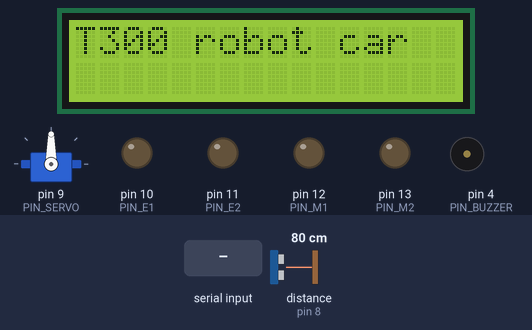
Simulated run of this sketch. Board: Arduino Mega 2560, built with avr-gcc and run on an emulated ATmega2560. Shown: servo, 16×2 character LCD, output pins drawn as LEDs (lit = HIGH), buzzer (waves = sounding, pin HIGH). The inputs (shaded band) are chosen by the test bench; at power-on: distance to the obstacle (sensor on pin 8) 80 cm. The echo pulse lasts 58.3 µs per cm.

Above: at 1.4 s.
1.5 s: "M" received over the second serial link
At 2.8 s:
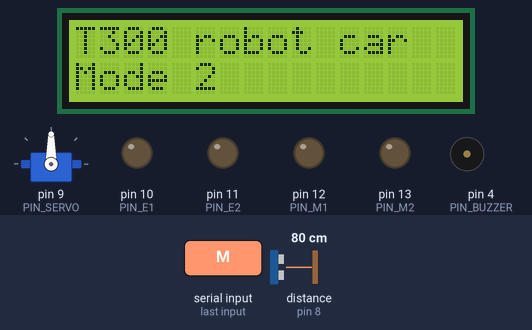
3.2 s: "T" received over the second serial link
At 4.1 s:
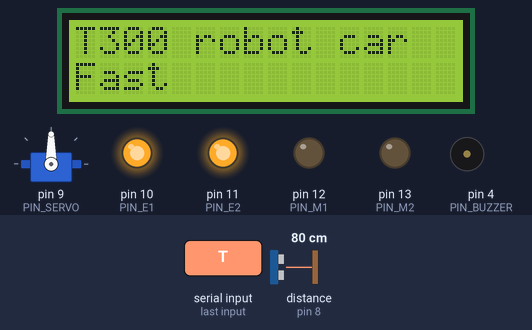
4.7 s: "X" received over the second serial link
At 5.4 s:
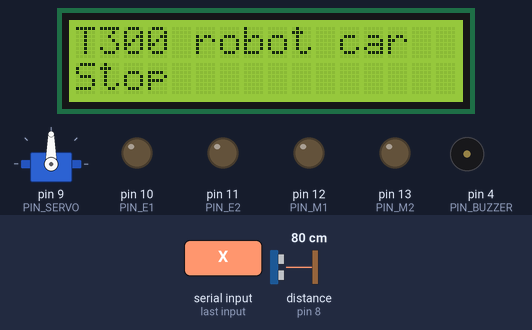
6.2 s: "Q" received over the second serial link
At 6.6 s:
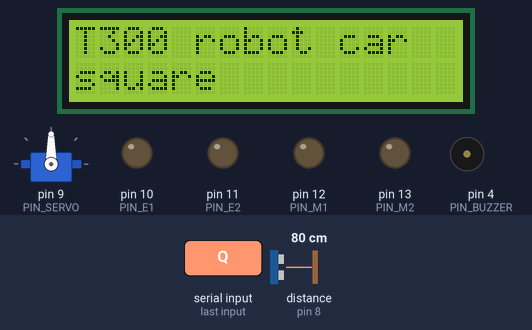
7.7 s: "C" received over the second serial link
At 8.8 s:
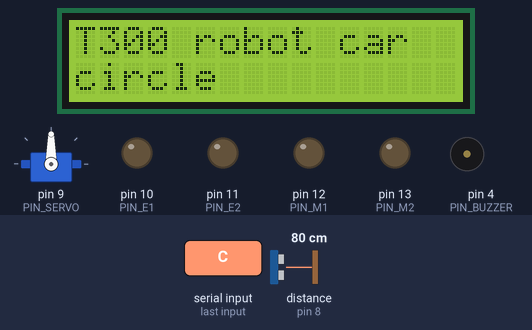
9.2 s: "S" received over the second serial link
Timing chart, 0 to 12.9 s (numbered marks = the images above; inputs shaded):
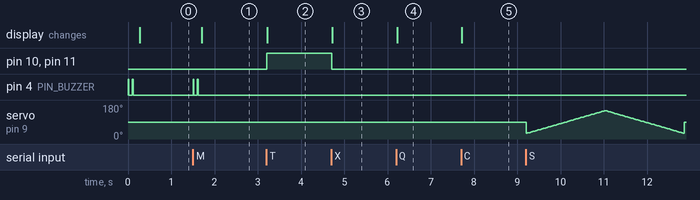

The sketch:

T300_20191202.ino
```cpp
// Setup with 10 keys as defined in the root folder and used with kreier/remote and BitBlue on iOS

#include <NewPing.h>
#include <Servo.h>
#include <Wire.h>
#include <hd44780.h>
#include <hd44780ioClass/hd44780_I2Cexp.h> // for I2C expander

#define PIN_BUZZER     4
#define PIN_TRIGGER    7
#define PIN_ECHO       8
#define PIN_SERVO      9
#define PIN_E1        10 // enable - with PWM
#define PIN_M1        12
#define PIN_E2        11
#define PIN_M2        13
#define MAX_DISTANCE 350

int  spd = 0;
char BTinput = '0';
int  pos = 0;
int  mode = 1;
String message = "Stop   ";

hd44780_I2Cexp lcd; // declare lcd object:
NewPing sonar(PIN_TRIGGER, PIN_ECHO, MAX_DISTANCE);
Servo myservo;

int distance() {
   return sonar.ping_cm(); // 10 pings per second
}

void buz() {
    digitalWrite(PIN_BUZZER, HIGH);
    delay(20);
    digitalWrite(PIN_BUZZER, LOW);
}

void beep(int beeps) {
  for(int i = 0; i < beeps; i++) {
    buz();
    delay(80);
  }
}

void disp(int lcd_x, int lcd_y, String text) {
  Serial1.print( text );
  lcd.setCursor(lcd_x, lcd_y);
  lcd.print( text );
}

void setup() {
  pinMode(PIN_TRIGGER, OUTPUT);
  pinMode(PIN_ECHO, INPUT);
  pinMode(PIN_SERVO, OUTPUT);
  pinMode(PIN_BUZZER, OUTPUT);
  pinMode(PIN_M1, OUTPUT);
  pinMode(PIN_M2, OUTPUT);
  analogWrite(PIN_E1, spd);
  analogWrite(PIN_E2, spd);
  myservo.attach(PIN_SERVO);
  myservo.write(90);

  beep(2);
  Serial1.begin(9600);  // HC-10 BLE on pin 0 and 1
  lcd.begin(16,2);
  disp(0, 0, "T300 robot car");
}

void loop() {
  if (Serial1.available())
  {
    BTinput = Serial1.read();
    // MODE 1: Drive
    if(BTinput == 'F'  && mode == 1) { // up - forward
        digitalWrite(PIN_M1, HIGH);
        digitalWrite(PIN_M2, HIGH);
        message = "forward ";
        if(spd == 0) spd = 200;
    }
    if(BTinput == 'B' && mode == 1) { // down - backward
        digitalWrite(PIN_M1, LOW);
        digitalWrite(PIN_M2, LOW);
        message = "backward";
        if(spd == 0) spd = 200;
    }
    if(BTinput == 'L' && mode == 1) { // left turn
        digitalWrite(PIN_M1, HIGH);
        digitalWrite(PIN_M2, LOW);
        message = "left    ";
        if(spd == 0) spd = 128;
    }
    if(BTinput == 'R' && mode == 1) { // right turn
        digitalWrite(PIN_M1, LOW);
        digitalWrite(PIN_M2, HIGH);
        message = "right   ";
        if(spd == 0) spd = 128;
    }
    if(BTinput == 'S') {          // square  - A - autonomus with the servo
      for (pos = 30; pos <= 150; pos += 1) {
        myservo.write(pos);
        delay(15);
      }
      for (pos = 150; pos >= 30; pos -= 1) {
         myservo.write(pos);
         delay(15);
      }
      myservo.write(90);
      message = "scanning";
    }
    if(BTinput == 'T') {
      spd = 255; // triangle - B - FAST
      message = "Fast    ";
    }
    if(BTinput == 'M') {          // circle   - Y - SELECT
      // what is my mode? Beep 1 for remote 2 for autonomus and 3 for autonomus with ultrasonic beep
      mode++;
      if(mode > 4) mode = 1;
      beep(mode);
      message = "Mode ";
      message += String(mode);
      message += "   ";
    }
    if(BTinput == 'X') {
      spd = 0;   // cross   - X - STOP
      message = "Stop    ";
    }
    if(BTinput == 'Q') message = "square  ";
    if(BTinput == 'C') message = "circle  ";
    disp(0, 1, message);
    analogWrite(PIN_E1, spd);
    analogWrite(PIN_E2, spd);
  }
  distance();
}
```

Measured:
- after the input at 1.5 s, pin 4 (PIN_BUZZER): alternates HIGH for 0.02 s and LOW for 0.08 s, 4 changes in all, then stays LOW, starting at once; the display: changes after 0.21 s (image 1)
- after the input at 3.2 s, pin 10 (PIN_E1), pin 11 (PIN_E2): LOW → HIGH at once; the display: changes at once (image 2)
- after the input at 4.7 s, pin 10 (PIN_E1), pin 11 (PIN_E2): HIGH → LOW at once; the display: changes at once (image 3)
- after the input at 6.2 s, the display: changes at once (image 4)
- after the input at 7.7 s, the display: changes at once (image 5)
